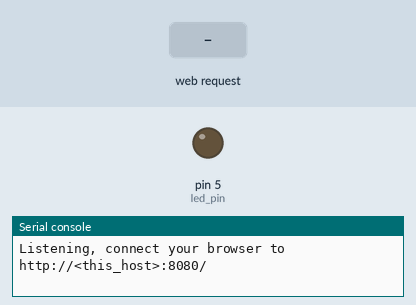
Recording of a program running on a simulated MicroPython board. Shown: output pins drawn as LEDs (lit = HIGH), the last lines printed to the serial console. The test bench sets the inputs (shaded band).

Above: at 1.2 s.
1.3 s: HTTP request GET /toggle received
At 1.8 s:
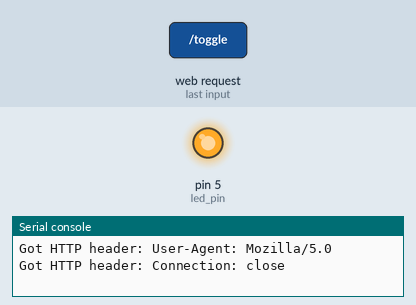
2.8 s: HTTP request GET / received
Timing chart, 0 to 5.8 s (numbered marks = the images above; inputs shaded):
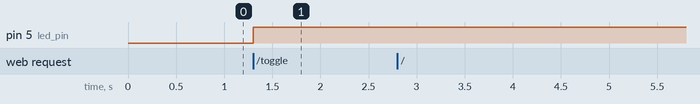

The program:

main.py
```python
import socket
from machine import Pin

led_pin = Pin(5, Pin.OUT)

CONTENT = """\
HTTP/1.0 200 OK
Content-Type: text/html
<html>
  <head>
     <link rel="stylesheet" href="style.css">
  </head>
  <body>
    <p>Hello #%d from MicroPython!</p>
    <a href="/toggle">Click here to toggle LED hooked to pin 5</a>
	<div id="pinForm">
       <p class="paragraph">Choose pin value:</p>
       <input type="range" name="pinIn" class="slider" id="pinInId"   value="1" min="1" max="5" maxlength="3" oninput="pinOutId.value = pinInId.value">
       <input type="text" name="pinOut" id="pinOutId" class="out"></input>
    </div>
  </body>
</html>
"""

def main():
    s = socket.socket()
    ai = socket.getaddrinfo("0.0.0.0", 8080)
    print("Bind address info:", ai)
    addr = ai[0][-1]

    s.setsockopt(socket.SOL_SOCKET, socket.SO_REUSEADDR, 1)
    s.bind(addr)
    s.listen(5)
    print("Listening, connect your browser to http://<this_host>:8080/")

    counter = 0
    while True:
        sock, addr = s.accept()
        print("Client address:", addr)
        stream = sock.makefile("rwb")
        req = stream.readline().decode("ascii")
        method, path, protocol = req.split(" ")
        print("Got", method, "request for", path)
        if path == "/toggle":
            led_pin.value(1-led_pin.value())
        while True:
            h = stream.readline().decode("ascii").strip()
            if h == "":
                break
            print("Got HTTP header:", h)
        stream.write((CONTENT % counter).encode("ascii"))
        stream.close()
        sock.close()
        counter += 1
        print()

main() # Press Ctrl-C to stop web server
```

Measured:
- after the input at 1.3 s, pin 5 (led_pin): LOW → HIGH at once
